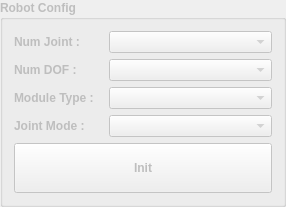
         <widget class="QGroupBox" name="gbRobotConfig">
          <property name="enabled">
           <bool>false</bool>
          </property>
          <property name="maximumSize">
           <size>
            <width>250</width>
            <height>250</height>
           </size>
          </property>
          <property name="font">
           <font>
            <weight>75</weight>
            <bold>true</bold>
           </font>
          </property>
          <property name="title">
           <string>Robot Config</string>
          </property>
          <layout class="QGridLayout" name="gridLayout_2">
           <item row="0" column="0">
            <layout class="QVBoxLayout" name="verticalLayout_3">
             <item>
              <widget class="QLabel" name="label_3">
               <property name="text">
                <string>Num Joint : </string>
               </property>
              </widget>
             </item>
             <item>
              <widget class="QLabel" name="label_4">
               <property name="text">
                <string>Num DOF : </string>
               </property>
              </widget>
             </item>
             <item>
              <widget class="QLabel" name="label_5">
               <property name="text">
                <string>Module Type : </string>
               </property>
              </widget>
             </item>
             <item>
              <widget class="QLabel" name="labelCommType">
               <property name="text">
                <string>Joint Mode : </string>
               </property>
              </widget>
             </item>
            </layout>
           </item>
           <item row="0" column="1">
            <layout class="QVBoxLayout" name="verticalLayout_4">
             <item>
              <layout class="QVBoxLayout" name="verticalLayout_5">
               <property name="leftMargin">
                <number>5</number>
               </property>
               <item>
                <widget class="QComboBox" name="cbNumJoint">
                 <property name="sizePolicy">
                  <sizepolicy hsizetype="Expanding" vsizetype="Fixed">
                   <horstretch>0</horstretch>
                   <verstretch>0</verstretch>
                  </sizepolicy>
                 </property>
                 <item>
                  <property name="text">
                   <string/>
                  </property>
                 </item>
                 <item>
                  <property name="text">
                   <string>1</string>
                  </property>
                 </item>
                 <item>
                  <property name="text">
                   <string>6</string>
                  </property>
                 </item>
                </widget>
               </item>
               <item>
                <widget class="QComboBox" name="cbNumDOF">
                 <property name="sizePolicy">
                  <sizepolicy hsizetype="Expanding" vsizetype="Fixed">
                   <horstretch>0</horstretch>
                   <verstretch>0</verstretch>
                  </sizepolicy>
                 </property>
                 <item>
                  <property name="text">
                   <string/>
                  </property>
                 </item>
                 <item>
                  <property name="text">
                   <string>1</string>
                  </property>
                 </item>
                 <item>
                  <property name="text">
                   <string>6</string>
                  </property>
                 </item>
                </widget>
               </item>
               <item>
                <widget class="QComboBox" name="cbModuleType">
                 <property name="sizePolicy">
                  <sizepolicy hsizetype="Expanding" vsizetype="Fixed">
                   <horstretch>0</horstretch>
                   <verstretch>0</verstretch>
                  </sizepolicy>
                 </property>
                 <item>
                  <property name="text">
                   <string/>
                  </property>
                 </item>
                 <item>
                  <property name="text">
                   <string>FAR V1</string>
                  </property>
                 </item>
                 <item>
                  <property name="text">
                   <string>FAR V2</string>
                  </property>
                 </item>
                 <item>
                  <property name="text">
                   <string>FAR V3</string>
                  </property>
                 </item>
                </widget>
               </item>
               <item>
                <widget class="QComboBox" name="cbJointMode">
                 <property name="sizePolicy">
                  <sizepolicy hsizetype="Fixed" vsizetype="Fixed">
                   <horstretch>0</horstretch>
                   <verstretch>0</verstretch>
                  </sizepolicy>
                 </property>
                 <item>
                  <property name="text">
                   <string/>
                  </property>
                 </item>
                 <item>
                  <property name="text">
                   <string>Current</string>
                  </property>
                 </item>
                 <item>
                  <property name="text">
                   <string>Velocity</string>
                  </property>
                 </item>
                 <item>
                  <property name="text">
                   <string>Position</string>
                  </property>
                 </item>
                 <item>
                  <property name="text">
                   <string>Extended Position</string>
                  </property>
                 </item>
                 <item>
                  <property name="text">
                   <string>Current Based Position</string>
                  </property>
                 </item>
                 <item>
                  <property name="text">
                   <string>PWM</string>
                  </property>
                 </item>
                </widget>
               </item>
              </layout>
             </item>
            </layout>
           </item>
           <item row="1" column="0" colspan="2">
            <widget class="QPushButton" name="btnSetInit">
             <property name="minimumSize">
              <size>
               <width>0</width>
               <height>50</height>
              </size>
             </property>
             <property name="text">
              <string>Init</string>
             </property>
            </widget>
           </item>
          </layout>
         </widget>
